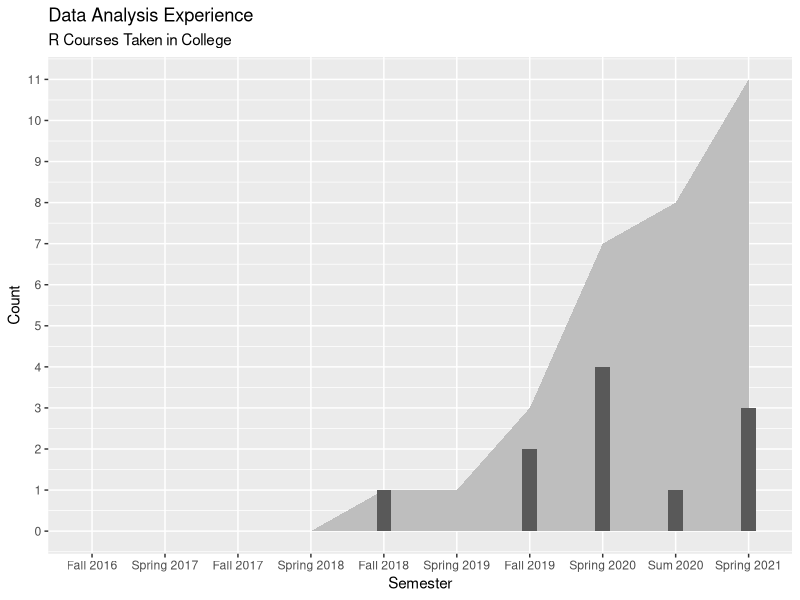

Write the R code that produced this figure.
## ---- chunk 1
knitr::opts_chunk$set(echo = TRUE)

# Load packages
library(ggplot2)
library(kableExtra)

# Cover letter mad libs
recruiter <- ""
company <- "NASA"
position <- "Program Scientist"

# With a background in n1, n2, and n3, I possess strong sk1 coupled with sk2, making me an ideal candidate for data-driven endeavors.
n1 <- "data wrangling" 
n2 <- "geospatial analysis" 
n3 <- "the art of data visualization" 

sk1 <- "problem-solving abilities"
sk2 <- "a knack for coding"
## ---- chunk 2
# Assign variables
sem <- c("Fall 2016", "Spring 2017", "Fall 2017", "Spring 2018", "Fall 2018", 
         "Spring 2019", "Fall 2019", "Spring 2020", "Sum 2020", "Spring 2021")
num <- c(0, 0, 0, 0, 1, 0, 2, 4, 1, 3)
ord <- 1:10
cum <- cumsum(num)

# Merge into dataframe
df <- data.frame(ord, sem, num, cum)
df$sem <- factor(df$sem, levels = df$sem[order(df$ord)])

# Plot time series
ggplot(data=df) +
  geom_area(aes(x=sem, y=cum, group=1), fill="grey") +
  geom_col(aes(x=sem, y=num, group=1), width=0.2) + 
  scale_y_continuous(breaks = 0:11) +
  labs(title="Data Analysis Experience", 
       subtitle="R Courses Taken in College", 
       x="Semester", 
       y="Count") 
## ---- chunk 3
# Assign variables
name <- c("Econometrics", "Spatial Statistics", "Stats for Decision Making", 
          "Advanced GIS/Spatial Analysis", "Managerial Econ II", "Geoinformatics Capstone Seminar", 
          "Bayesian Econometrics", "Intro to Math Stats", "Text Analytics", "Advanced Applied Stats", "Research in Economic Problems")
grade <- c("A", "A", "A", "A", "A", "A", "B", "A", "A", "A", "Pass")
sem <- c("Fall 2018", "Fall 2019", "Fall 2019", "Spring 2020", "Spring 2020", "Spring 2020", 
         "Spring 2020", "Summer 2020", "Spring 2021", "Spring 2021", "Spring 2021")

# Merge into dataframe
df2 <- data.frame(name, grade, sem)

# Create table
df2 %>%
  kbl(booktabs = T, linesep = "",
      col.names=c("Course Name", "Grade", "Semester"),
      align=c('l', 'c', 'l')) %>%
  kable_paper(full_width = F) %>%
  kable_styling(latex_options = c("hold_position", "striped"), stripe_index = c(1, 4:7, 9:11)) %>%
  column_spec(2, bold = T, color = c(rep("OliveGreen", 6), "Mahogany", "OliveGreen", "OliveGreen", "OliveGreen", "gray"))
